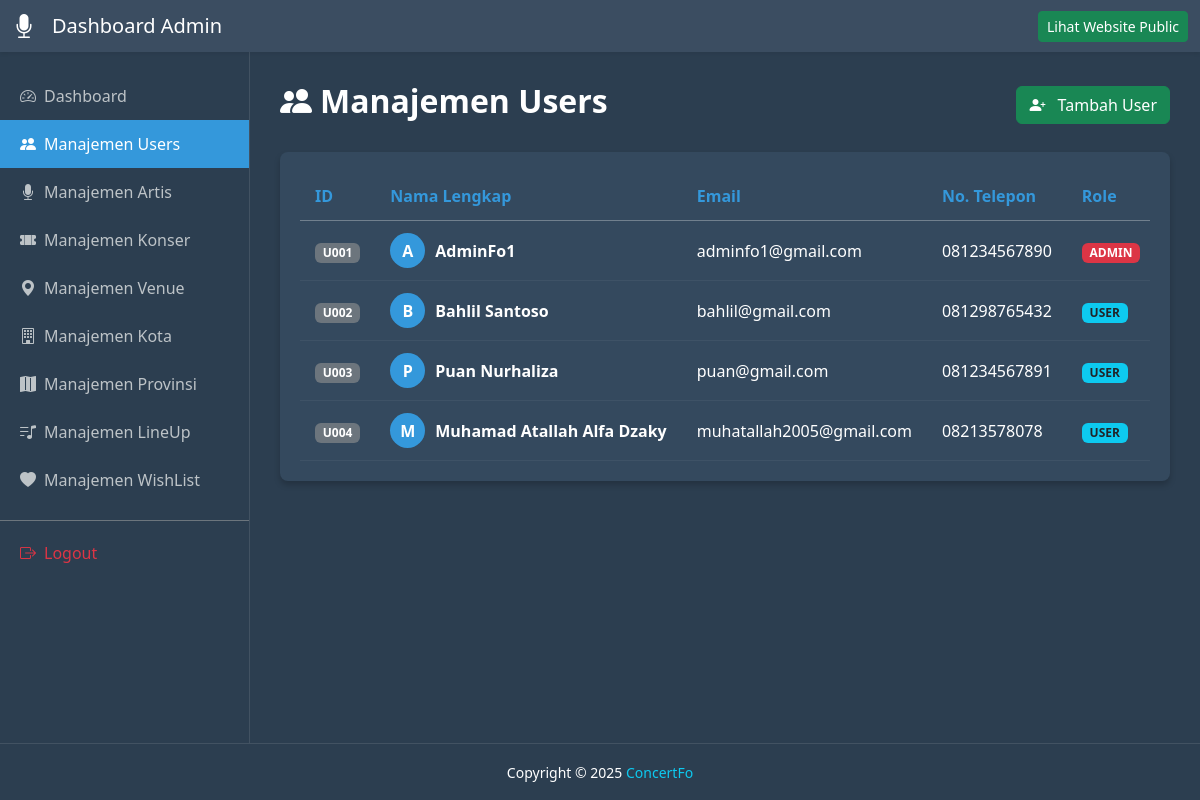
The page /halamanAdmin/dashboard/html/user/manajemenUsers.php on the database its author committed.
### tables this page shows
CREATE TABLE `users` (
  `id_user` varchar(10) NOT NULL,
  `nama_lengkap` varchar(255) NOT NULL,
  `email` varchar(255) NOT NULL,
  `password` varchar(255) NOT NULL COMMENT 'Password plain text untuk pembelajaran',
  `no_telepon` varchar(20) DEFAULT NULL,
  `role` enum('user','admin') DEFAULT 'user',
  `tanggal_daftar` timestamp NULL DEFAULT current_timestamp(),
  `status_akun` enum('active','inactive','suspended') DEFAULT 'active'
);

### halamanAdmin/dashboard/html/user/manajemenUsers.php (the view, shortened to what this page needs)
<?php
include '../koneksi.php';
$queryUsers = $koneksi->query("SELECT * FROM users ORDER BY id_user ASC");
?>
<!DOCTYPE html>
<html lang="id">
<head>
    <link href="https://cdn.jsdelivr.net/npm/bootstrap@5.3.2/dist/css/bootstrap.min.css" rel="stylesheet">
    <link rel="stylesheet" href="https://cdn.jsdelivr.net/npm/bootstrap-icons@1.11.1/font/bootstrap-icons.css">
    <link rel="stylesheet" href="../../css/styles.css">
</head>
<body>
    <?php include '../header.php'; ?>
    <div class="d-flex-wrapper">
        <?php include '../sideBar.php'; ?>
        <div class="main-content">
            <div class="d-flex justify-content-between align-items-center mb-4">
                <h2 class="fw-bold text-white"><i class="bi bi-people-fill me-2"></i>Manajemen Users</h2>
                <a href="tambahDataUser.php" class="btn btn-success"><i class="bi bi-person-plus-fill me-2"></i> Tambah User</a>
            </div>
            <div class="table-card">
                <div class="table-responsive">
                    <table class="table table-hover table-dark mb-0">
                        <thead>
                            <tr>
                                <th>ID</th>
                                <th>Nama Lengkap</th>
                                <th>Email</th>
                                <th>No. Telepon</th>
                                <th>Role</th>
                            </tr>
                        </thead>
                        <tbody>
                            <?php if ($queryUsers && $queryUsers->num_rows > 0) {
                                while ($data = $queryUsers->fetch_assoc()) {
                                    $roleColor = ($data['role'] == 'admin') ? 'bg-danger' : 'bg-info text-dark';
                                    $inisial = strtoupper(substr($data['nama_lengkap'], 0, 1));
                            ?>
                                    <tr>
                                        <td><span class="badge bg-secondary"><?= $data['id_user']; ?></span></td>
                                        <td>
                                            <div class="d-flex align-items-center">
                                                <div class="avatar-circle"><?= $inisial; ?></div>
                                                <span class="fw-bold"><?= htmlspecialchars($data['nama_lengkap']); ?></span>
                                            </div>
                                        </td>
                                        <td><?= htmlspecialchars($data['email']); ?></td>
                                        <td><?= htmlspecialchars($data['no_telepon']); ?></td>
                                        <td><span class="badge <?= $roleColor; ?> text-uppercase"><?= $data['role']; ?></span></td>
                                    </tr>
                            <?php } } else { ?>
                                <tr><td colspan="8" class="text-center py-5 text-muted">Belum ada data user.</td></tr>
                            <?php } ?>
                        </tbody>
                    </table>
                </div>
            </div>
        </div>
    </div>
    <?php include '../footer.php'; ?>
</body>
</html>

### halamanAdmin/dashboard/css/styles.css (style rules this page uses)
:root { --bg-dark: #2c3e50; --bg-card: #34495e; --text-light: #ecf0f1; --active-blue: #3498db; }
html, body { height: 100%; margin: 0; padding: 0; font-family: "Segoe UI", sans-serif; }
body { background-color: var(--bg-dark) !important; color: var(--text-light) !important; display: flex; flex-direction: column; min-height: 100vh; }
.d-flex-wrapper { display: flex; flex: 1; width: 100%; overflow: hidden; }
.main-content { flex: 1; padding: 30px; background-color: var(--bg-dark) !important; overflow-y: auto; width: 100%; }
.stats-card, .table-card, .activity-card { background-color: var(--bg-card); border-radius: 8px; padding: 20px; box-shadow: 0 4px 6px rgba(0, 0, 0, 0.2); margin-bottom: 20px; border: none; color: white; }
.table { --bs-table-bg: transparent; --bs-table-color: white; color: white !important; margin-bottom: 0; vertical-align: middle; }
.table thead th { border-bottom: 1px solid rgba(255, 255, 255, 0.3); color: var(--active-blue); }
.table td { border-bottom: 1px solid rgba(255, 255, 255, 0.05); padding: 12px; color: white; }
.d-flex-wrapper { margin-top: 0 !important; padding-top: 0 !important; }

### halamanAdmin/dashboard/html/user/manajemenUsers.php (style rules this page uses)
.table-responsive { overflow-x: auto; white-space: nowrap; }
.table th, .table td { vertical-align: middle; padding: 12px 15px; }
.avatar-circle { width: 35px; height: 35px; background-color: #3498db; color: white; border-radius: 50%; display: inline-flex; align-items: center; justify-content: center; font-weight: bold; margin-right: 10px; }

### rows shown on the page
users: id_user "U001", nama_lengkap "A", nama_lengkap "AdminFo1", email "adminfo1@gmail.com", no_telepon "081234567890", role "ADMIN"
users: id_user "U002", nama_lengkap "B", nama_lengkap "Bahlil Santoso", email "bahlil@gmail.com", no_telepon "081298765432", role "USER"
users: id_user "U003", nama_lengkap "P", nama_lengkap "Puan Nurhaliza", email "puan@gmail.com", no_telepon "081234567891", role "USER"
users: id_user "U004", nama_lengkap "M", nama_lengkap "Muhamad Atallah Alfa Dzaky", email "muhatallah2005@gmail.com", no_telepon "08213578078", role "USER"
